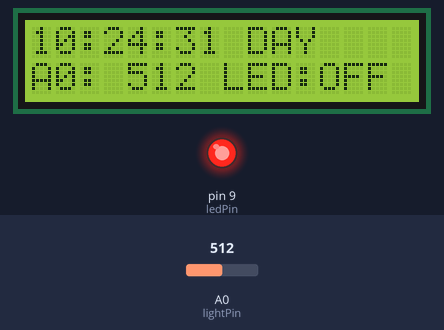
Recording of a program running on a simulated Arduino Uno, built with avr-gcc and run on an emulated ATmega328P. Shown: 16×2 character LCD, output pins drawn as LEDs (lit = HIGH). The test bench sets the inputs (shaded band); at power-on: A0 (lightPin) = 512. The local clock reads 2024-03-15 10:24:30 at power-on unless the program sets it; what the program prints to the serial monitor is not drawn.

Above: at 1.7 s.
1.8 s: A0 (lightPin) set to 716
At 2.5 s:
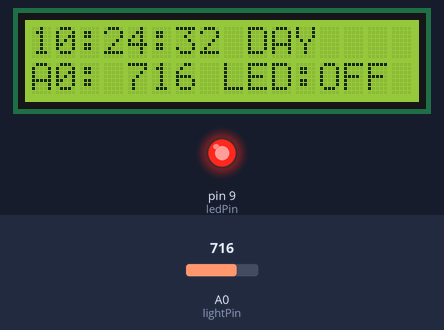
4.6 s: A0 (lightPin) set to 900
At 5.9 s:
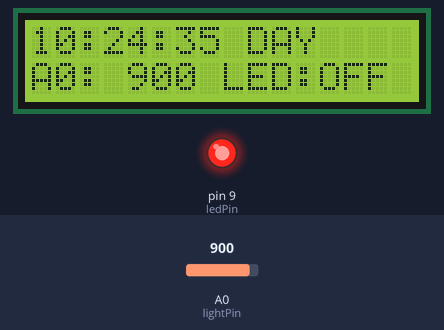
7.6 s: A0 (lightPin) set to 1010
At 8.9 s:
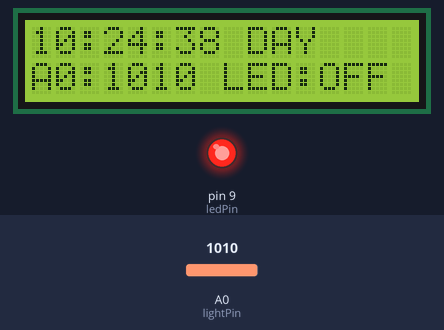
Timing chart, 0 to 10.6 s (numbered marks = the images above; inputs shaded):
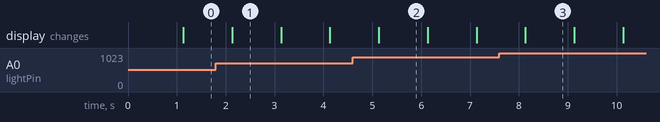

The program:

main.cpp
```cpp
#include <Arduino.h>
#include <Wire.h>
#include <LiquidCrystal_I2C.h>
#include <RTClib.h>

constexpr uint8_t lightPin = A0;
constexpr uint8_t ledPin = 9;
constexpr uint8_t lcdAddress = 0x27;
constexpr uint8_t nightStart = 18;  // 18:00 包含
constexpr uint8_t nightEnd = 6;     // 06:00 不包含
constexpr int turnOnAt = 600;
constexpr int turnOffAt = 450;
constexpr unsigned long lightInterval = 100;
constexpr unsigned long clockInterval = 1000;

LiquidCrystal_I2C lcd(lcdAddress, 16, 2);
RTC_DS1307 rtc;
DateTime clockSnapshot;
bool lcdReady = false;
bool rtcReady = false;
bool clockValid = false;
bool nightAllowed = false;
bool ledOn = false;
int lightRaw = 0;
unsigned long lastLight = 0;
unsigned long lastClock = 0;

bool isNight(uint8_t hour) {
  // 时间段跨午夜：傍晚到午夜，或午夜到早晨。
  return hour >= nightStart || hour < nightEnd;
}

void readClock() {
  clockValid = false;
  if (rtcReady) {
    Wire.clearWireTimeoutFlag();
    clockSnapshot = rtc.now();
    clockValid = !Wire.getWireTimeoutFlag() && clockSnapshot.isValid();
  }
  nightAllowed = clockValid && isNight(clockSnapshot.hour());
}

void updateLight() {
  lightRaw = analogRead(lightPin);

  if (!nightAllowed) {
    ledOn = false;
  } else if (!ledOn && lightRaw >= turnOnAt) {
    ledOn = true;
  } else if (ledOn && lightRaw <= turnOffAt) {
    ledOn = false;
  }

  digitalWrite(ledPin, ledOn ? LOW : HIGH);
}

void showStatus() {
  char time[] = "hh:mm:ss";
  if (clockValid) {
    clockSnapshot.toString(time);
    Serial.print(time);
  } else {
    Serial.print(F("RTC unavailable"));
  }
  Serial.print(nightAllowed ? F(" | NIGHT") : F(" | BLOCKED"));
  Serial.print(F(" | ADC: "));
  Serial.print(lightRaw);
  Serial.print(F(" | LED: "));
  Serial.println(ledOn ? F("ON") : F("OFF"));

  if (!lcdReady) return;
  lcd.setCursor(0, 0);
  if (clockValid) {
    lcd.print(time);
    lcd.print(nightAllowed ? F(" NIGHT  ") : F(" DAY    "));
  } else {
    lcd.print(F("RTC unavailable "));
  }
  lcd.setCursor(0, 1);
  lcd.print(F("A0:"));
  if (lightRaw < 1000) lcd.print(' ');
  if (lightRaw < 100) lcd.print(' ');
  if (lightRaw < 10) lcd.print(' ');
  lcd.print(lightRaw);
  lcd.print(ledOn ? F(" LED:ON  ") : F(" LED:OFF "));
}

void setup() {
  digitalWrite(ledPin, HIGH);
  pinMode(ledPin, OUTPUT);
  pinMode(lightPin, INPUT);
  Serial.begin(9600);
  Wire.begin();
  Wire.setClock(100000);
  Wire.setWireTimeout(25000, true);

  Wire.beginTransmission(lcdAddress);
  lcdReady = Wire.endTransmission() == 0;
  if (lcdReady) {
    lcd.init();
    lcd.backlight();
  }
  rtcReady = rtc.begin() && rtc.isrunning();

  readClock();
  updateLight();
  showStatus();
  lastLight = lastClock = millis();
}

void loop() {
  const unsigned long now = millis();
  const bool refreshClock = now - lastClock >= clockInterval;

  if (refreshClock) {
    lastClock = now;
    readClock();
  }
  if (refreshClock || now - lastLight >= lightInterval) {
    lastLight = now;
    updateLight();
  }
  if (refreshClock) {
    showStatus();
  }
}
```

Measured:
- what the display in image 1 shows lasts 1.0 s, from 2.1 s to 3.1 s
